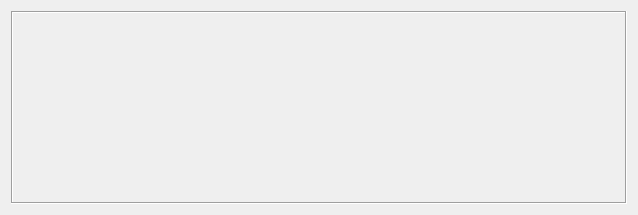
<ui version="4.0" >
 <class>BlankDialog_q</class>
 <widget class="QWidget" name="BlankDialog_q" >
  <property name="geometry" >
   <rect>
    <x>0</x>
    <y>0</y>
    <width>638</width>
    <height>215</height>
   </rect>
  </property>
  <property name="windowTitle" >
   <string/>
  </property>
  <layout class="QGridLayout" name="gridLayout" >
   <item row="0" column="0" >
    <widget class="QFrame" name="frame7" >
     <property name="frameShape" >
      <enum>QFrame::Box</enum>
     </property>
     <property name="frameShadow" >
      <enum>QFrame::Sunken</enum>
     </property>
     <layout class="QGridLayout" />
    </widget>
   </item>
  </layout>
 </widget>
 <resources>
  <include location="MainRes.qrc" />
 </resources>
 <connections/>
</ui>
